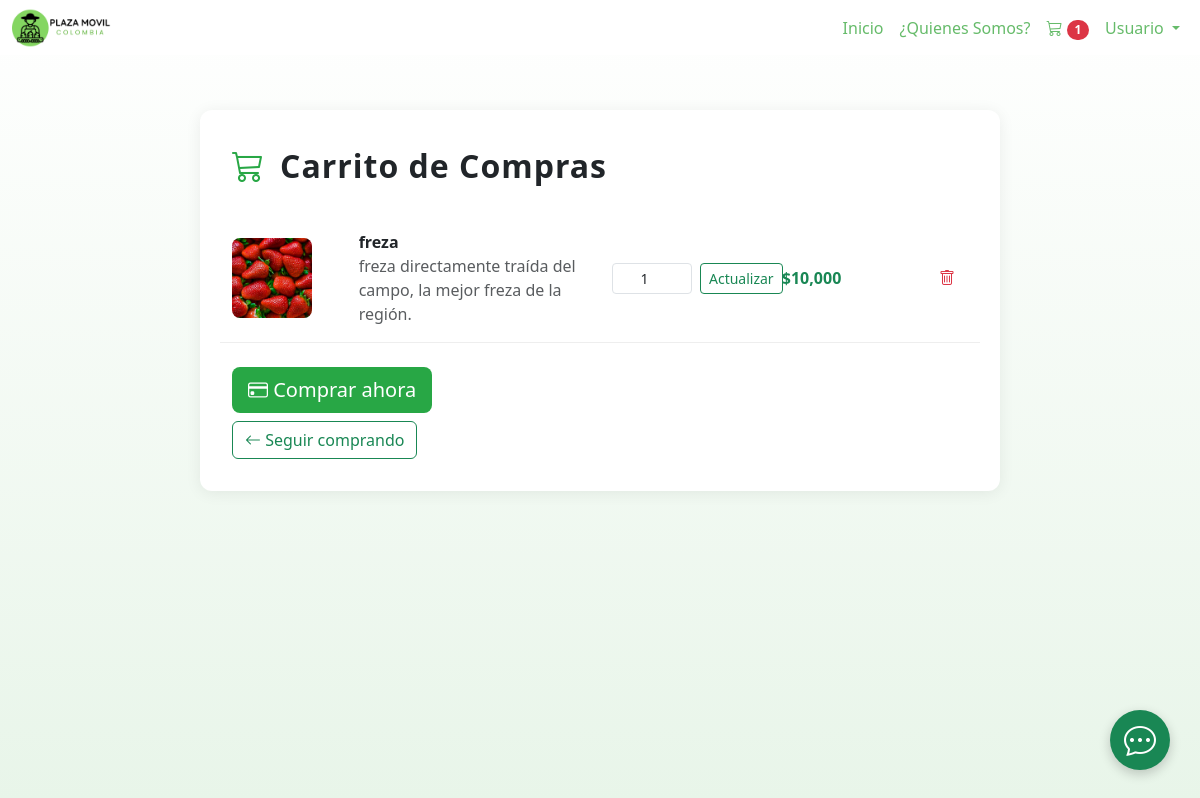
Page /view/carritoview.php (signed in) on the committed database.
### tables this page shows
CREATE TABLE `carrito_detalle` (
  `id_detalle` int(11) NOT NULL,
  `id_carrito` int(10) DEFAULT NULL,
  `id_producto` int(10) DEFAULT NULL,
  `cantidad` int(10) DEFAULT NULL
);

CREATE TABLE `productos` (
  `id_producto` int(11) NOT NULL,
  `id_agricultor` int(10) DEFAULT NULL,
  `id_categoria` int(10) DEFAULT NULL,
  `descripcion` varchar(250) DEFAULT NULL,
  `nombre` varchar(50) DEFAULT NULL,
  `stock` int(20) DEFAULT NULL,
  `precio_unitario` int(10) DEFAULT NULL,
  `id_unidad` int(10) DEFAULT NULL,
  `foto` varchar(100) DEFAULT NULL,
  `fecha_publicacion` date DEFAULT NULL
);

### model/carrito_model.php (called while the page is built, shortened)
<?php
class CarritoModel {
    private $pdo;
    public function __construct($pdo) {
        $this->pdo = $pdo;
    }
    public function obtenerCarritoPorUsuario($id_usuario) {
        $stmt = $this->pdo->prepare("SELECT id_usuario FROM usuarios WHERE id_usuario = ?");
        $stmt->execute([$id_usuario]);
        $usuario = $stmt->fetch(PDO::FETCH_ASSOC);
        $stmt = $this->pdo->prepare("SELECT * FROM carrito WHERE id_usuario = ?");
        $stmt->execute([$id_usuario]);
        $carrito = $stmt->fetch(PDO::FETCH_ASSOC);
        return $carrito;
    }
}

### model/detalle_carrito_model.php (called while the page is built, shortened)
<?php
class DetalleCarritoModel {
    private $pdo;
    public function __construct($pdo) {
        $this->pdo = $pdo;
    }
    public function obtenerProductos($id_carrito) {
        $sql = "SELECT dc.*, p.nombre, p.descripcion, p.precio_unitario, p.foto
                FROM carrito_detalle dc
                JOIN productos p ON dc.id_producto = p.id_producto
                WHERE dc.id_carrito = ?";
        $stmt = $this->pdo->prepare($sql);
        $stmt->execute([$id_carrito]);
        return $stmt->fetchAll(PDO::FETCH_ASSOC);
    }
}

### view/carritoview.php (the view, shortened to what this page needs)
<?php
require_once '../config/conexion.php';
require_once '../model/carrito_model.php';
require_once '../model/detalle_carrito_model.php';
$carritoModel = new CarritoModel($pdo);
$detalleModel = new DetalleCarritoModel($pdo);
$id_usuario = $_SESSION['user_id_usuario'];
$carrito = $carritoModel->obtenerCarritoPorUsuario($id_usuario);
$productos = [];
if ($carrito) {
    $productos = $detalleModel->obtenerProductos($carrito['id_carrito']);
}
?>
<!DOCTYPE html>
<html lang="es">
<head>
    <link href="https://cdn.jsdelivr.net/npm/bootstrap@5.3.7/dist/css/bootstrap.min.css" rel="stylesheet">
    <link rel="stylesheet" href="https://cdn.jsdelivr.net/npm/bootstrap-icons@1.11.3/font/bootstrap-icons.min.css">
    <link rel="stylesheet" href="../css/styles.css">
</head>
<body>
    <?php include '../navbar.php'; ?>
    <div style="height:70px"></div>
    <div class="cart-container">
        <div class="d-flex align-items-center mb-4">
            <i class="bi bi-cart3 cart-icon"></i>
            <h2 class="ms-3 cart-title mb-0">Carrito de Compras</h2>
        </div>
        <?php if (empty($productos)): ?>
            <div class="cart-empty">
                <i class="bi bi-emoji-frown cart-empty-icon"></i>
                <p>Tu carrito está vacío.</p>
                <a href="../index.php" class="btn btn-outline-success mt-2"><i class="bi bi-arrow-left"></i> Seguir
                    comprando</a>
            </div>
        <?php else: ?>
            <?php foreach ($productos as $producto): ?>
                <div class="row align-items-center cart-product">
                    <div class="col-2">
                        <img src="../img/<?php echo htmlspecialchars($producto['foto']); ?>" class="cart-img"
                            alt="<?php echo htmlspecialchars($producto['nombre']); ?>">
                    </div>
                    <div class="col-4">
                        <div class="fw-bold"><?php echo htmlspecialchars($producto['nombre']); ?></div>
                        <div class="text-muted"><?php echo htmlspecialchars($producto['descripcion']); ?></div>
                    </div>
                    <div class="col-2">
                        <form action="../controller/editar_cantidad.php" method="POST" class="d-flex">
                            <input type="number" name="cantidad" value="<?php echo $producto['cantidad']; ?>" min="1"
                                class="form-control form-control-sm text-center me-2" style="width:80px;">
                            <button type="submit" class="btn btn-sm btn-outline-success">Actualizar</button>
                        </form>
                    </div>
                    <div class="col-2 text-end">
                        <span class="text-success fw-semibold">
                            $<?php echo number_format($producto['precio_unitario'] * $producto['cantidad']); ?>
                        </span>
                    </div>
                    <div class="col-2 text-end">
                        <form action="../controller/eliminar_del_carrito.php" method="POST" style="display:inline;">
                            <button type="submit" class="btn btn-link cart-remove" title="Eliminar">
                                <i class="bi bi-trash"></i>
                            </button>
                        </form>
                    </div>
                </div>
            <?php endforeach; ?>
            <div class="d-flex justify-content-between align-items-center mt-4">
                <form action="../controller/crear_pedido.php" method="POST">
                    <button type="submit" class="btn btn-checkout btn-lg text-white">
                        <i class="bi bi-credit-card"></i> Comprar ahora
                    </button>
                </form>
            </div>
            <a href="../index.php" class="btn btn-outline-success mt-2"><i class="bi bi-arrow-left"></i> Seguir
                comprando</a>
        <?php endif; ?>
    </div>
</body>
</html>

### css/styles.css (style rules this page uses)
.cart-container { max-width: 800px; margin: 40px auto; background: #fff; border-radius: 12px; box-shadow: 0 2px 16px rgba(0, 0, 0, 0.07); padding: 32px; }
.cart-title { font-weight: 700; letter-spacing: 1px; }
.cart-icon { font-size: 2rem; color: #28a745; }
.cart-img { width: 80px; height: 80px; object-fit: cover; border-radius: 8px; }
.cart-product { border-bottom: 1px solid #eee; padding: 16px 0; }
.cart-remove { color: #dc3545; cursor: pointer; }
.btn-checkout { background: #28a745; border: none; }
body { background: linear-gradient(180deg, #ffffff 0%, #e8f5e9 100%); min-height: 100vh; }

### rows in the picture
carrito_detalle: id_producto.nombre (picture), id_producto.nombre "freza", id_producto.descripcion "freza directamente traída del campo, la mejor freza de la región.", cantidad "1", $producto['precio_unitario'] * $producto['cantidad'] "10,000"

### other values in the picture
$totalProductos "1"
